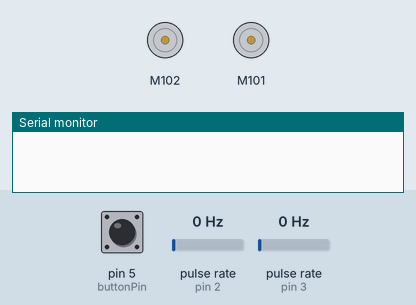
The sketch below on a simulated Arduino Uno, built with avr-gcc and run on an emulated ATmega328P. On the bench: 2 × DC motor (green arrow = forward, orange = backward, longer = faster), the last lines printed to the serial monitor. Wiring (inferred from the names in the program): 2 × pulse sensor: data pin 2 / data pin 3. Inputs (shaded band) come from the test bench; at power-on: pin 5 (buttonPin) LOW, pulse rate (sensors on pin 2, pin 3) 0 Hz.

Above: at 1.2 s.
1.3 s: pin 5 (buttonPin) pulled HIGH for 0.15 s
At 3.3 s:
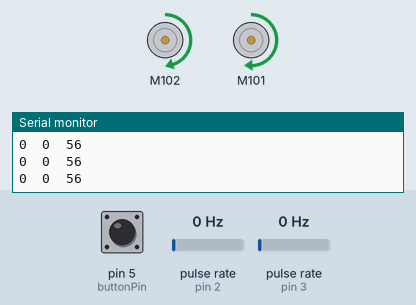
3.9 s: pulse rate (sensor on pin 2) set to 4 Hz
At 4.79 s:
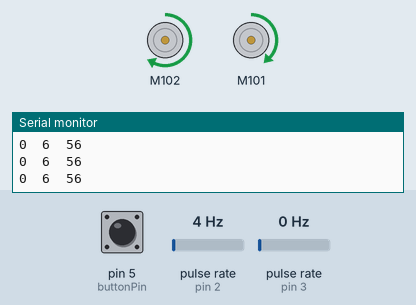
6.9 s: pulse rate (sensor on pin 3) set to 50 Hz
9.9 s: pulse rate (sensor on pin 2) set to 50 Hz
At 10.5 s:
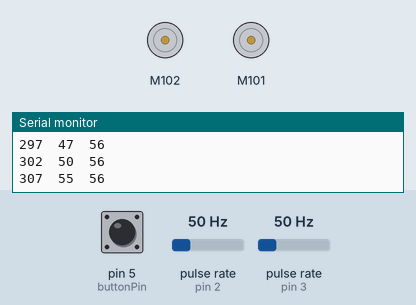
11.5 s: pin 5 (buttonPin) pulled HIGH for 1 s
At 12.85 s:
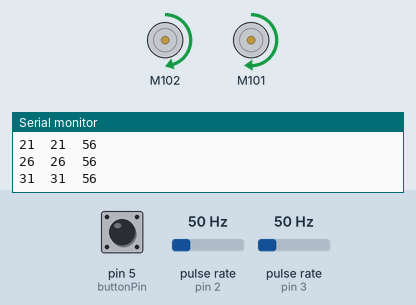
Timing chart, 0 to 14.6 s (numbered marks = the images above; inputs shaded):
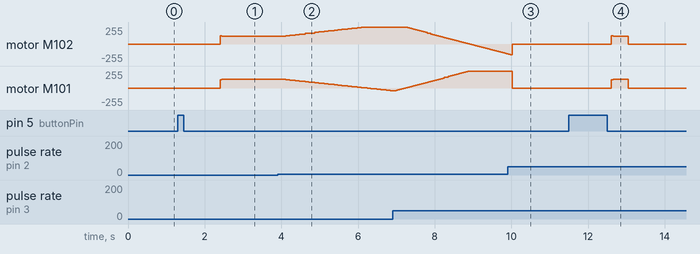

Measured:
- after the input at 1.3 s, motor M102: stopped → forward 119/255 after 1.1 s; motor M101: stopped → forward 135/255 after 1.1 s
- after the input at 3.9 s, motor M102: moves from forward 119/255 to forward 255/255 over 2.1 s, starting after 0.22 s; motor M101: moves from forward 135/255 to backward 40/255 over 2.7 s, starting after 0.22 s
- after the input at 6.9 s, motor M102: moves from forward 255/255 to backward 147/255 over 2.6 s, starting after 0.34 s
- after the input at 9.9 s, motor M101: forward 255/255 → stopped after 0.12 s instead of 1.0 s
- after the input at 11.5 s, motor M102: stopped → forward 119/255 after 1.1 s, → stopped 0.45 s later; motor M101: stopped → forward 135/255 after 1.1 s, → stopped 0.45 s later

The sketch:

accounting_for_motor_differences.ino
```cpp
// Counts the ticks of each motor and adds the error value to the slower motor
// tickGoal is calculated based off of how far the motors go in one rotation and how many ticks there are on the encoder wheel (16)

#include "Grove_I2C_Motor_Driver.h"

// default I2C address is 0x0f
#define I2C_ADDRESS 0x0f

// We need to use D2 and D3 here for the encoders
// because these pins are specifically for interrupts
const int encoderL = 3;
const int encoderR = 2;

int buttonPin = 5;

long lcount = 0;
long rcount = 0;

// interrupt vectors that correspond to pins 2 and 3
volatile unsigned int encoderLPos = 1;
volatile unsigned int encoderRPos = 0;

// change these values to match your motor orientation
unsigned char left = MOTOR2;
unsigned char right = MOTOR1;

void setup()
{
Motor.begin(I2C_ADDRESS);
pinMode(buttonPin, INPUT);
pinMode(encoderL,INPUT);
pinMode(encoderR,INPUT);

// Initializes interrupt for left and right encoder
// so that the main program can run in between ticks
attachInterrupt(1, countLeft, CHANGE);
attachInterrupt(0, countRight, CHANGE);

Serial.begin(9600);
}

void loop()
{
  // Wait for button to be pressed
  if (digitalRead(buttonPin) == HIGH) {
    delay(1000);
     moveDistance(30, 50);
  }
}

// function to move robot forward or backward
void moveDistance(int inches, int motorPower) {

  // variables to save tick counts
  long prevLcount, prevRcount;
  long lDiff, rDiff;

  int leftPower = motorPower;
  int rightPower = motorPower;

  // the distance to travel / circumference * number of ticks on encoder wheel (16)
  int tickGoal = (inches / 8.54) * 16;

  // CHANGE THIS TO YOUR ERROR VALUE
  int error = 3;

  // Reset the tick counts to zero each time
  lcount = 0;
  rcount = 0;

  // Wait .1 seconds
  delay(100);

  Motor.speed(left, motorPower);
  Motor.speed(right, motorPower);

  // Counts the ticks for each wheel, saves that number as the previous count
  // and adjusts each motor's speed based off of the difference
  while (rcount < tickGoal || lcount < tickGoal) {

    Motor.speed(left, leftPower);
    Motor.speed(right, rightPower);

    // Calculates the difference in previous and current tick counts
    lDiff = (lcount - prevLcount);
    rDiff = (rcount - prevRcount);

    // Saves the current tick count
    prevLcount = lcount;
    prevRcount = rcount;

      // If right motor is slow, it adds the error to the right motor power
      // and slows down the left motor
      if (lDiff > rDiff) {
        leftPower = leftPower - error;
        rightPower = rightPower + error;
      }

      // If left motor is slow, it adds the error to the left motor power
      // and slows down the right motor
      else if (lDiff < rDiff) {
        leftPower = leftPower + error;
        rightPower = rightPower - error;
      }

     // prints the counts for each wheel
     Serial.print(lcount);
     Serial.print("\t");
     Serial.print(rcount);
     Serial.print("\t");
     Serial.println(tickGoal);

      // Give the motors a chance to respond
      delay(50);
  }

 // Stop the motors
 Motor.stop(MOTOR1);
 Motor.stop(MOTOR2);

 delay(500);
}

// When the interrupt for one of the encoders
// is triggered, it adds one to the  count
void countLeft() {
  lcount++;
}

void countRight() {
  rcount++;
}
```
